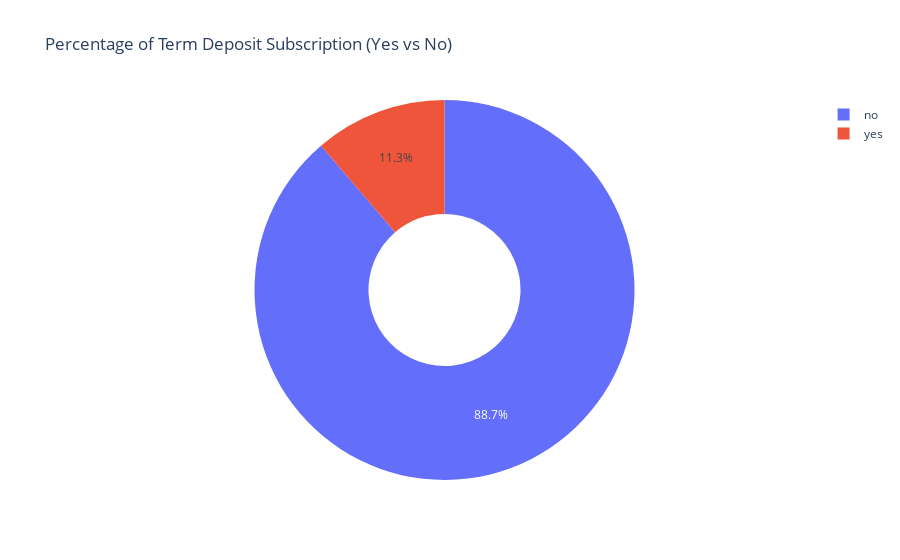

The notebook cell this image was saved under:
### Code cell
# Calculate the percentage of 'yes' vs 'no' in the 'y' column
yes_no_counts_display = yes_no_counts.rename({True: 'yes', False: 'no'})
import plotly.graph_objects as go
from IPython.display import display

fig = go.Figure(data=[
    go.Pie(labels=yes_no_counts_display.index, values=yes_no_counts_display.values, hole=0.4)
])
fig.update_layout(title_text='Percentage of Term Deposit Subscription (Yes vs No)')
fig.show()

### Figure 1 — Plotly figure (JSON) as saved in the notebook; plotly's stock layout.template omitted (floating-point values rounded to 4 significant figures)
{"data": [{"hole": 0.4, "labels": ["no", "yes"], "type": "pie", "values": [88.73, 11.27]}], "layout": {"title": {"text": "Percentage of Term Deposit Subscription (Yes vs No)"}}}
